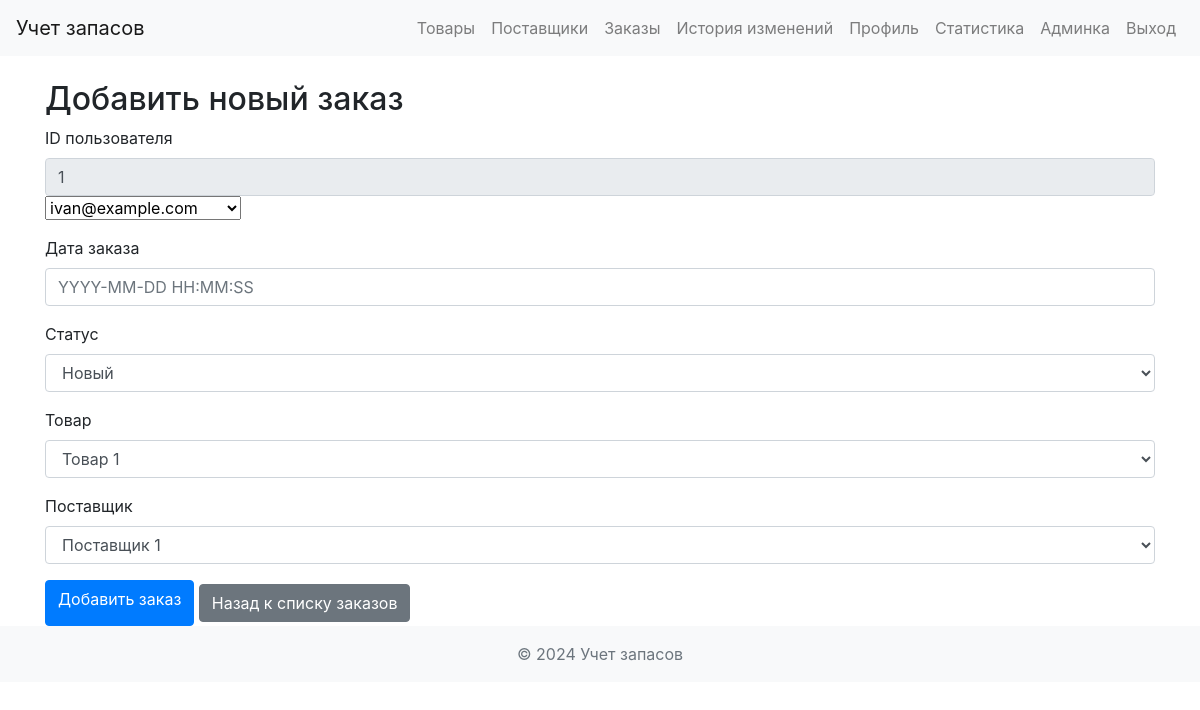
Before: /orders/new (signed in) with the older database file.
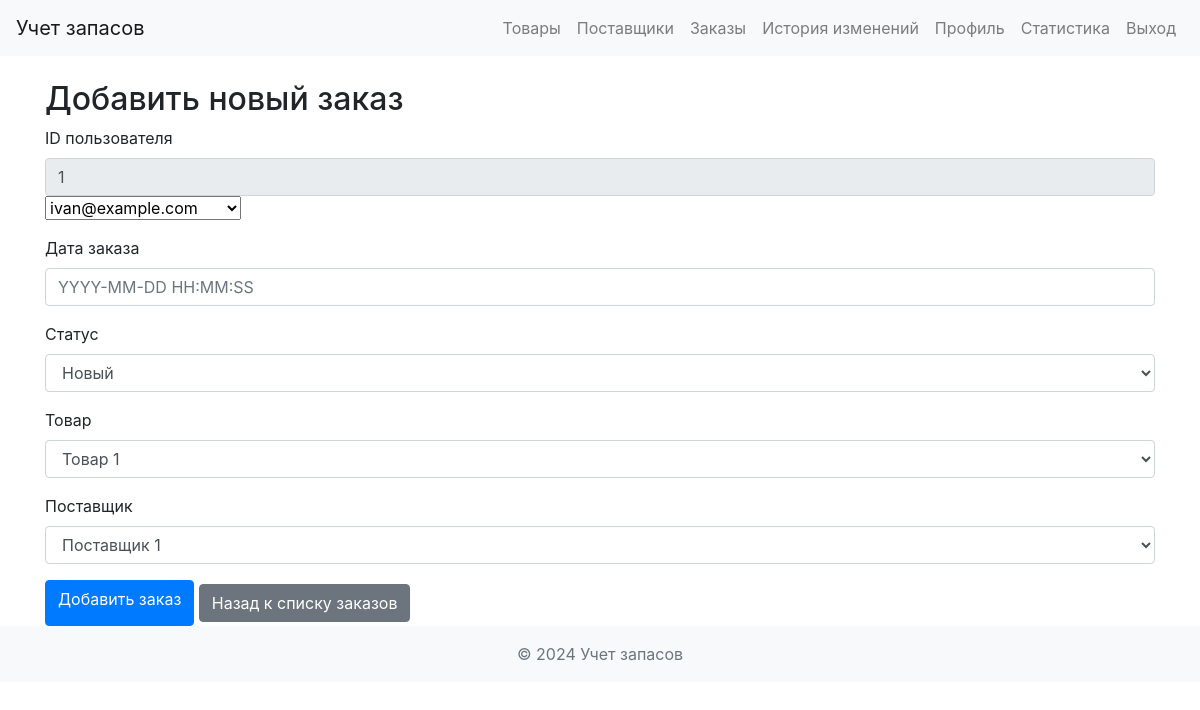
After: the same page with the newer database file.
### app/views.py (the view, shortened to what this page needs)
@app.route('/orders/new', methods=['GET', 'POST'])
@login_required
def new_order():
    form = OrderForm()
    return render_template('new_order.html', form=form)

### app/forms.py
class OrderForm(FlaskForm):
    user_id = QuerySelectField('ID пользователя', query_factory=lambda: User.query.all(), allow_blank=False, get_label='email')
    order_date = DateTimeField('Дата заказа', format='%Y-%m-%d %H:%M:%S', validators=[DataRequired()])
    status = SelectField('Статус', choices=[
        ('new', 'Новый'),
        ('completed', 'Завершен'),
        ('canceled', 'Отменен')
    ], validators=[DataRequired()])
    item_id = QuerySelectField('Товар', query_factory=lambda: InventoryItem.query.all(), get_label='name', allow_blank=False)
    supplier_id = QuerySelectField('Поставщик', query_factory=lambda: Supplier.query.all(), get_label='name', allow_blank=False)
    submit = SubmitField('Добавить заказ')

### app/__init__.py (called while the page is built)
@login_manager.user_loader
def load_user(user_id):
    return User.query.get(int(user_id))

### app/templates/new_order.html (shortened to what this page needs)
{% extends "layout.html" %}
{% block content %}
<h2>Добавить новый заказ</h2>
<form method="POST">
   <div class="form-group">
       <label>ID пользователя</label>
       <input type="text" class="form-control" value="{{ current_user.id }}" readonly>
       {{ form.user_id(value=current_user.id) }}
   </div>
   <div class="form-group">
       {{ form.order_date.label }}
       <input type="text" id="orderDate" class="form-control" placeholder="YYYY-MM-DD HH:MM:SS">
   </div>
   <div class="form-group">
       {{ form.status.label }}
       {{ form.status(class='form-control') }}
   </div>
   <div class="form-group">
       {{ form.item_id.label }}
       {{ form.item_id(class='form-control') }}
   </div>
   <div class="form-group">
       {{ form.supplier_id.label }}
       {{ form.supplier_id(class='form-control') }}
   </div>
   <button type="submit" class="btn btn-primary">{{ form.submit.label }}</button>
   <a href="{{ url_for('orders') }}" class="btn btn-secondary">Назад к списку заказов</a>
</form>
{% endblock %}

Changed rows visible on the page:
changed User id 1: role "admin" → "moderator" (drawn)
Other visible differences:
text no longer shown: "Админка"
